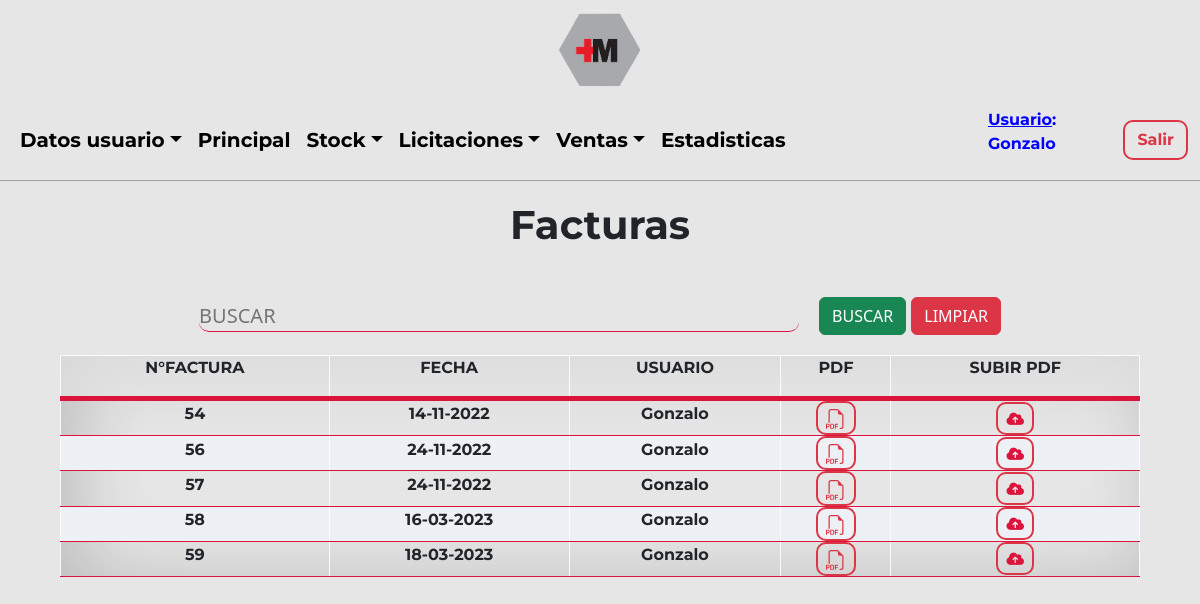
Page /Sistema/Ventas/facturas.php?ok (signed in) on the committed database.
### tables this page shows
CREATE TABLE `usuario` (
  `idUsuario` int(3) NOT NULL,
  `usuario` text NOT NULL,
  `contraseña` varchar(60) NOT NULL,
  `idRol` int(2) NOT NULL,
  `idTipoUsuario` int(10) NOT NULL,
  `nombre` varchar(100) NOT NULL,
  `correo` varchar(100) NOT NULL,
  `direccion` varchar(100) NOT NULL,
  `idEstadoUsuario` int(2) NOT NULL
);

CREATE TABLE `documento` (
  `idDocumento` int(3) NOT NULL,
  `idEstadoDocumento` int(3) NOT NULL
);

### Sistema/Ventas/facturas.php (the view, shortened to what this page needs)
<?php
include('../../Utils/conexion.php');
$iduser = $_SESSION['usuario'];
$sql = "SELECT idUsuario, usuario, idRol FROM usuario WHERE usuario='$iduser'";
$resultado = $datos_base->query($sql);
$row = $resultado->fetch_assoc();
$nom = $row['usuario'];
$idUsu = $row['idUsuario'];
$idRol = $row['idRol'];
?>
<!DOCTYPE html>
<html lang="en">
<head>
    <link href="https://cdn.jsdelivr.net/npm/bootstrap@5.2.0-beta1/dist/css/bootstrap.min.css" rel="stylesheet">
    <link rel="stylesheet" type="text/css" href="../../Css/estilos.css"/>
</head>
<body>
    <?php include('../Layouts/ventasHeader.php'); ?>
    <main>
        <section class="ini">
            <div class="ini-tit">
                <h1>Facturas</h1>
            </div>
            <div class="container">
                <form method="POST" action="./facturas.php">
                    <div class="form-grilla">
                        <div class="form-grilla-busc">
                            <input type="text" style="text-transform:uppercase;" name="buscar"  placeholder="Buscar" class="busc">
                        </div>
                        <div class="form-grilla-but">
                            <input class="btn btn-success" type="submit" name="btn2" value="BUSCAR"></input>
                            <input class="btn btn-danger" type="submit" name="btn1" value="LIMPIAR"></input>
                        </div>
                    </div>
                </form>
            </div>
            <?php
            if($idRol == $rolgerente OR $idRol == $roladmin)
            {
                    echo "<table>
                            <thead>
                                <tr>
                                    <th><p>N°FACTURA</p></th>
                                    <th><p>FECHA</p></th>
                                    <th><p>USUARIO</p></th>
                                    <th><p>PDF</p></th>
                                    ";
                                    if($idUsu == 1){
                                        echo "
                                        <th><p>SUBIR PDF</p></th>
                                        ";
                                    }
                                    echo "
                                </tr>
                            </thead>
                        ";
                        if(isset($_POST['btn2']))
                                {
                                    $doc = $_POST['buscar'];
                                    $consulta=mysqli_query($datos_base, "SELECT d.idDocumento, m.fecha, u.usuario, da.medico, da.paciente
                                    FROM documento d
                                    LEFT JOIN movimientodocumento AS m ON m.idDocumento = d.idDocumento
                                    LEFT JOIN datosdocumento AS da ON da.idDocumento = d.idDocumento
                                    LEFT JOIN usuario AS u ON u.idUsuario = da.idUsuario
                                    WHERE m.idEstadoDocumento = 5 AND (m.idDocumento LIKE '%$doc%' OR m.fecha LIKE '%$doc%' OR u.usuario LIKE '%$doc%')
                                    GROUP BY d.idDocumento");
                                    while($listar = mysqli_fetch_array($consulta))
                                    {
                                        $fec = date("d-m-Y", strtotime($listar['fecha']));
                                        $idd = $listar['idDocumento'];
                                        echo
                                        "
                                            <tr>
                                            <td><h4 style='font-size:16px;'>".$listar['idDocumento']."</h4 ></td>
                                            <td><h4 style='font-size:16px;'>".$fec."</h4 ></td>
                                            <td><h4 style='font-size:16px;'>".$listar['usuario']."</h4 ></td>
                                            <td class='text-center text-nowrap'> <a class='btn btn-sm btn-outline-danger' href=./confirmarFactura.php?no=".$listar['idDocumento']." target=new><svg xmlns='http://www.w3.org/2000/svg' width='20' height='20' fill='currentColor' class='bi bi-filetype-pdf' viewBox='0 0 16 16'>
                                            <path fill-rule='evenodd' d='M14 4.5V14a2 2 0 0 1-2 2h-1v-1h1a1 1 0 0 0 1-1V4.5h-2A1.5 1.5 0 0 1 9.5 3V1H4a1 1 0 0 0-1 1v9H2V2a2 2 0 0 1 2-2h5.5L14 4.5ZM1.6 11.85H0v3.999h.791v-1.342h.803c.287 0 .531-.057.732-.173.203-.117.358-.275.463-.474a1.42 1.42 0 0 0 .161-.677c0-.25-.053-.476-.158-.677a1.176 1.176 0 0 0-.46-.477c-.2-.12-.443-.179-.732-.179Zm.545 1.333a.795.795 0 0 1-.085.38.574.574 0 0 1-.238.241.794.794 0 0 1-.375.082H.788V12.48h.66c.218 0 .389.06.512.181.123.122.185.296.185.522Zm1.217-1.333v3.999h1.46c.401 0 .734-.08.998-.237a1.45 1.45 0 0 0 .595-.689c.13-.3.196-.662.196-1.084 0-.42-.065-.778-.196-1.075a1.426 1.426 0 0 0-.589-.68c-.264-.156-.599-.234-1.005-.234H3.362Zm.791.645h.563c.248 0 .45.05.609.152a.89.89 0 0 1 .354.454c.079.201.118.452.118.753a2.3 2.3 0 0 1-.068.592 1.14 1.14 0 0 1-.196.422.8.8 0 0 1-.334.252 1.298 1.298 0 0 1-.483.082h-.563v-2.707Zm3.743 1.763v1.591h-.79V11.85h2.548v.653H7.896v1.117h1.606v.638H7.896Z'/>
                                          </svg></a></td>
                                          ";
                                          if($idUsu == 1){
                                              echo
                                              "
                                              <td class='text-center text-nowrap'><a href=./subirFactura.php?no=".$listar['idDocumento']." class='btn btn-sm btn-outline-danger'><i class='fa-solid fa-cloud-arrow-up'></i></a></td>
                                              ";
                                          }
                                          echo "
                                          </tr>
                                      ";
                                    }
                                }
                                else{
                                    $consulta=mysqli_query($datos_base, "SELECT d.idDocumento, m.fecha, u.usuario, da.medico, da.paciente
                                    FROM documento d
                                    LEFT JOIN movimientodocumento AS m ON m.idDocumento = d.idDocumento
                                    LEFT JOIN datosdocumento AS da ON da.idDocumento = d.idDocumento
                                    LEFT JOIN usuario AS u ON u.idUsuario = da.idUsuario
                                    WHERE m.idEstadoDocumento = 5
                                    GROUP BY d.idDocumento");
                                    while($listar = mysqli_fetch_array($consulta))
                                    {
                                        $fec = date("d-m-Y", strtotime($listar['fecha']));
                                        echo
                                        "
                                            <tr>
                                            <td><h4 style='font-size:16px;'>".$listar['idDocumento']."</h4 ></td>
                                            <td><h4 style='font-size:16px;'>".$fec."</h4 ></td>
                                            <td><h4 style='font-size:16px;'>".$listar['usuario']."</h4 ></td>
                                            <td class='text-center text-nowrap'><a class='btn btn-sm btn-outline-danger' href=./confirmarFactura.php?no=".$listar['idDocumento']." target=new><svg xmlns='http://www.w3.org/2000/svg' width='20' height='20' fill='currentColor' class='bi bi-filetype-pdf' viewBox='0 0 16 16'>
                                            <path fill-rule='evenodd' d='M14 4.5V14a2 2 0 0 1-2 2h-1v-1h1a1 1 0 0 0 1-1V4.5h-2A1.5 1.5 0 0 1 9.5 3V1H4a1 1 0 0 0-1 1v9H2V2a2 2 0 0 1 2-2h5.5L14 4.5ZM1.6 11.85H0v3.999h.791v-1.342h.803c.287 0 .531-.057.732-.173.203-.117.358-.275.463-.474a1.42 1.42 0 0 0 .161-.677c0-.25-.053-.476-.158-.677a1.176 1.176 0 0 0-.46-.477c-.2-.12-.443-.179-.732-.179Zm.545 1.333a.795.795 0 0 1-.085.38.574.574 0 0 1-.238.241.794.794 0 0 1-.375.082H.788V12.48h.66c.218 0 .389.06.512.181.123.122.185.296.185.522Zm1.217-1.333v3.999h1.46c.401 0 .734-.08.998-.237a1.45 1.45 0 0 0 .595-.689c.13-.3.196-.662.196-1.084 0-.42-.065-.778-.196-1.075a1.426 1.426 0 0 0-.589-.68c-.264-.156-.599-.234-1.005-.234H3.362Zm.791.645h.563c.248 0 .45.05.609.152a.89.89 0 0 1 .354.454c.079.201.118.452.118.753a2.3 2.3 0 0 1-.068.592 1.14 1.14 0 0 1-.196.422.8.8 0 0 1-.334.252 1.298 1.298 0 0 1-.483.082h-.563v-2.707Zm3.743 1.763v1.591h-.79V11.85h2.548v.653H7.896v1.117h1.606v.638H7.896Z'/>
                                          </svg></a></td>
                                          ";
                                          if($idUsu == 1){
                                              echo
                                              "
                                              <td class='text-center text-nowrap'><a href=./subirFactura.php?no=".$listar['idDocumento']." class='btn btn-sm btn-outline-danger'><i class='fa-solid fa-cloud-arrow-up'></i></a></td>
                                              ";
                                          }
                                          echo "
                                          </tr>
                                      ";
                                    }
                                }
                                echo "</table>";
                            }
                                    ?>
        </section>
    </main>
</body>
</html>

### Sistema/Layouts/ventasHeader.php (shortened to what this page needs)
<div class="cont-img">
        <a href="../principal.php" class="imagenb">
            <img src="../../Imagenes/c-titulo.png" alt="logo">
         </a>
    </div>
    <header class="hea-pri">
        <nav class="navbar navbar-expand-lg navbar-light">
            <div class="container-fluid navpri">
                <div class="collapse navbar-collapse" id="navbarNav">
                    <ul class="navbar-nav">
                    <li class="nav-item dropdown">
                            <a href="#" class="nav-link dropdown-toggle variacion" id="navbarDropdown" role="button" data-bs-toggle="dropdown" aria-expanded="false">Datos usuario</a>
                                <?php
                                    $rolgerente = 1;
                                    $roladmin = 2;
                                    $roldeposito = 3;
                                    $rolventas = 4;
                                    $rolobra = 5;
                                    $rolproveedor = 6;
                                ?>
                        </li>
                        <li class="nav-item">
                            <a href="../principal.php" class="nav-link variacion" aria-current="page">Principal</a>
                        </li>
                        <?php
                            if($idRol == $rolgerente OR $idRol == $roldeposito){
                        ?>
                        <li class="nav-item dropdown">
                            <a href="#" class="nav-link dropdown-toggle variacion" id="navbarDropdown" role="button" data-bs-toggle="dropdown" aria-expanded="false">Stock</a>
                        </li>
                        <?php
                            }
                        ?>
                        <?php
                            if($idRol == $rolgerente OR $idRol == $roladmin OR $idRol == $rolventas OR $idRol == $rolproveedor){
                        ?>
                        <li class="nav-item dropdown">
                            <a href="#" class="nav-link dropdown-toggle variacion" id="navbarDropdown" role="button" data-bs-toggle="dropdown" aria-expanded="false">Licitaciones</a>
                        </li>
                        <?php
                            }
                        ?>
                        <?php
                            if($idRol == $rolgerente OR $idRol == $roladmin OR $idRol == $rolobra){
                        ?>
                        <li class="nav-item dropdown">
                            <a href="#" class="nav-link dropdown-toggle variacion" id="navbarDropdown" role="button" data-bs-toggle="dropdown" aria-expanded="false">Ventas</a>
                        </li>
                        <?php
                            }
                        ?>
                        <?php
                            if($idRol == $rolgerente OR $idRol == $roladmin){
                        ?>
                        <li class="nav-item">
                            <a href="../estadisticas.php" class="nav-link variacion" aria-current="page">Estadisticas</a>
                        </li>
                        <?php
                            }
                        ?>
                    </ul>
                </div>
                <div class="not-exit">
                    <div class="not-exit-name">
                        <p style='color: blue; font-weight: bold;'><u>Usuario</u>: <?php echo $nom;?></p>
                    </div>
                   <div class="not-exit-exit">
                       <a href="../../Utils/salir.php">
                           <button class="btn btn-outline-danger" type="submit">Salir</button>
                        </a>
                   </div>
                </div>
            </div>
        </nav>
    </header>

### Css/estilos.css (style rules this page uses)
* { margin: 0; padding: 0; box-sizing: border-box; scroll-behavior: smooth; }
html, body { background-color: #e6e6e6; height: 100%; margin: 0; display: flex; flex-direction: column; }
nav { font-family: 'Montserrat', sans-serif; }
h1, h2 { cursor: default; }
h1, h3, h4, p { font-family: 'Montserrat', sans-serif; font-weight: bold; }
.hea-pri { border-bottom: 1px solid #a3a3a3; }
.variacion { text-decoration: none; background-image: linear-gradient(crimson, crimson); background-position: 0% 100%; background-repeat: no-repeat; background-size: 0% 2px; transition: background-size .4s; color: black; font-size: 20px; font-weight: bold; }
i { color: crimson; }
li { list-style: none; }
.cont-img { display: flex; justify-content: center; }
.imagenb { width: 100px; height: 100px; display: flex; justify-content: center; align-items: center; }
.imagenb img { width: 100%; }
.navpri { display: flex; justify-content: space-evenly; }
.not-exit { width: auto; display: flex; justify-content: center; align-items: center; flex-direction: row; gap: 5px; }
.ini { height: auto; display: flex; justify-content: center; align-items: center; flex-direction: column; }
.ini-tit { margin-top: 20px; margin-bottom: 40px; display: flex; justify-content: center; align-items: center; }
.form-grilla { display: flex; justify-content: center; flex-direction: row; }
.form-grilla-busc { display: flex; justify-content: center; align-items: center; }
.form-grilla-but { display: flex; justify-content: center; align-items: center; gap: 5px; }
.busc { min-width: 600px; margin-right: 20px; border-radius: 10px; font-size: 20px; background-color: transparent; border: none; border-bottom: 1px solid crimson; outline: none; }
table { margin-top: 20px; background-color: #dbe5e9; border-collapse: collapse; width: 90%; background-color: rgba(230, 230, 230, 0.65); box-shadow: 15px 6px 72px 4px rgba(0, 0, 0, 0.18) inset; -webkit-box-shadow: 15px 6px 72px 4px rgba(0, 0, 0, 0.18) inset; -moz-box-shadow: 15px 6px 72px 4px rgba(0, 0, 0, 0.18) inset; }
th, td { text-align: center; border: solid 1px #f7fbfd; border-bottom: solid 1px crimson; font-weight: bold; }
thead { background-color: rgba(230, 230, 230, 0.65); border-bottom: solid 5px crimson; width: 100%; }
tr:nth-child(even) { background-color: #edf0f5; }
.not-exit { width: 200px; display: flex; justify-content: space-around; align-items: center; }
.not-exit-name { cursor: default; display: flex; justify-content: center; align-items: center; }
.not-exit-exit { display: flex; justify-content: center; align-items: center; }
.btn-outline-danger { font-weight: bold; border-radius: 10px; border: 2px solid; }

### rows in the picture
usuario: usuario "Gonzalo"
documento: idDocumento "54", fec "14-11-2022", usuario "Gonzalo"
documento: idDocumento "56", fec "24-11-2022", usuario "Gonzalo"
documento: idDocumento "57", fec "24-11-2022", usuario "Gonzalo"
documento: idDocumento "58", fec "16-03-2023", usuario "Gonzalo"
documento: idDocumento "59", fec "18-03-2023", usuario "Gonzalo"
